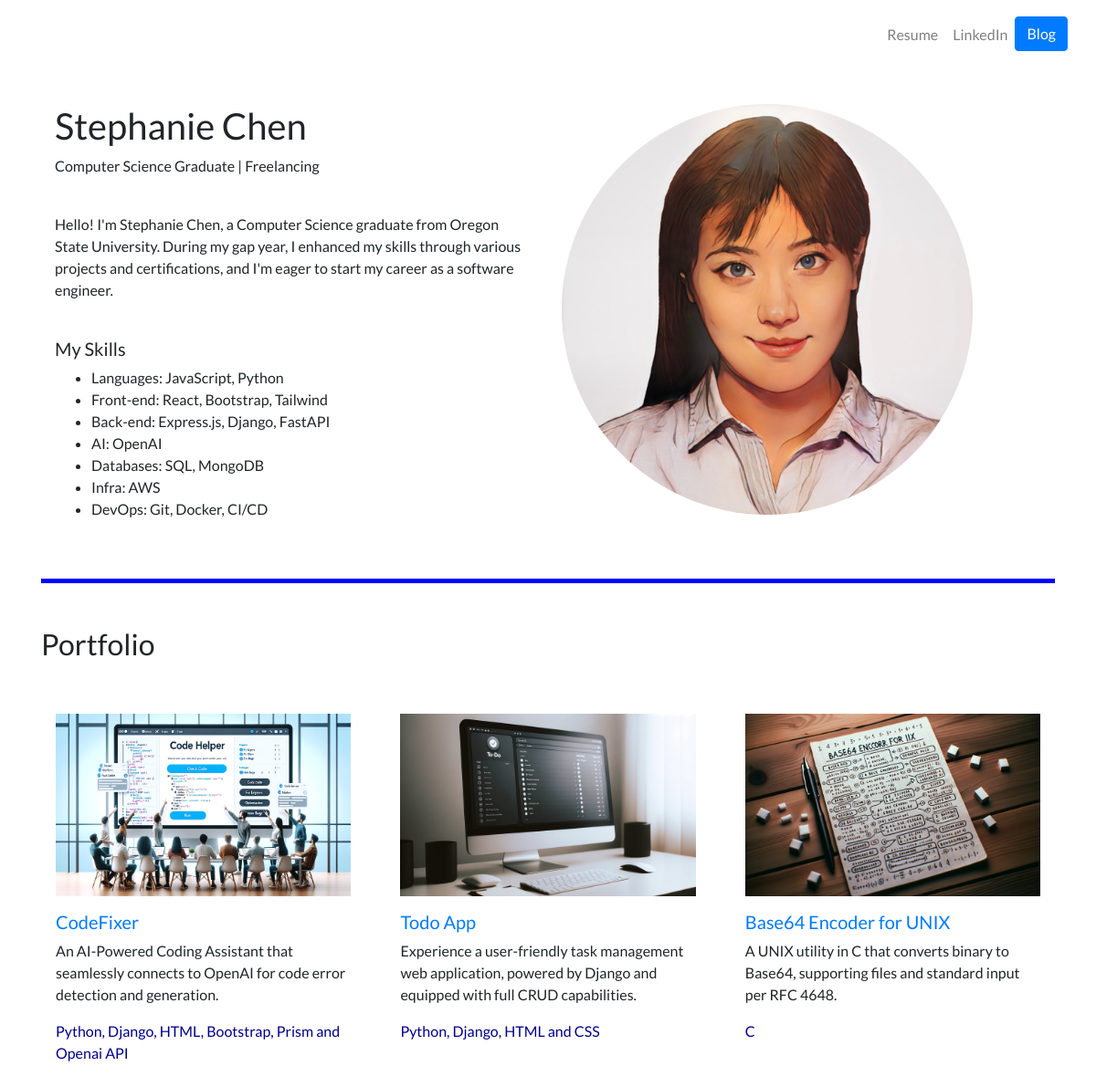
Before: / with the older database file.
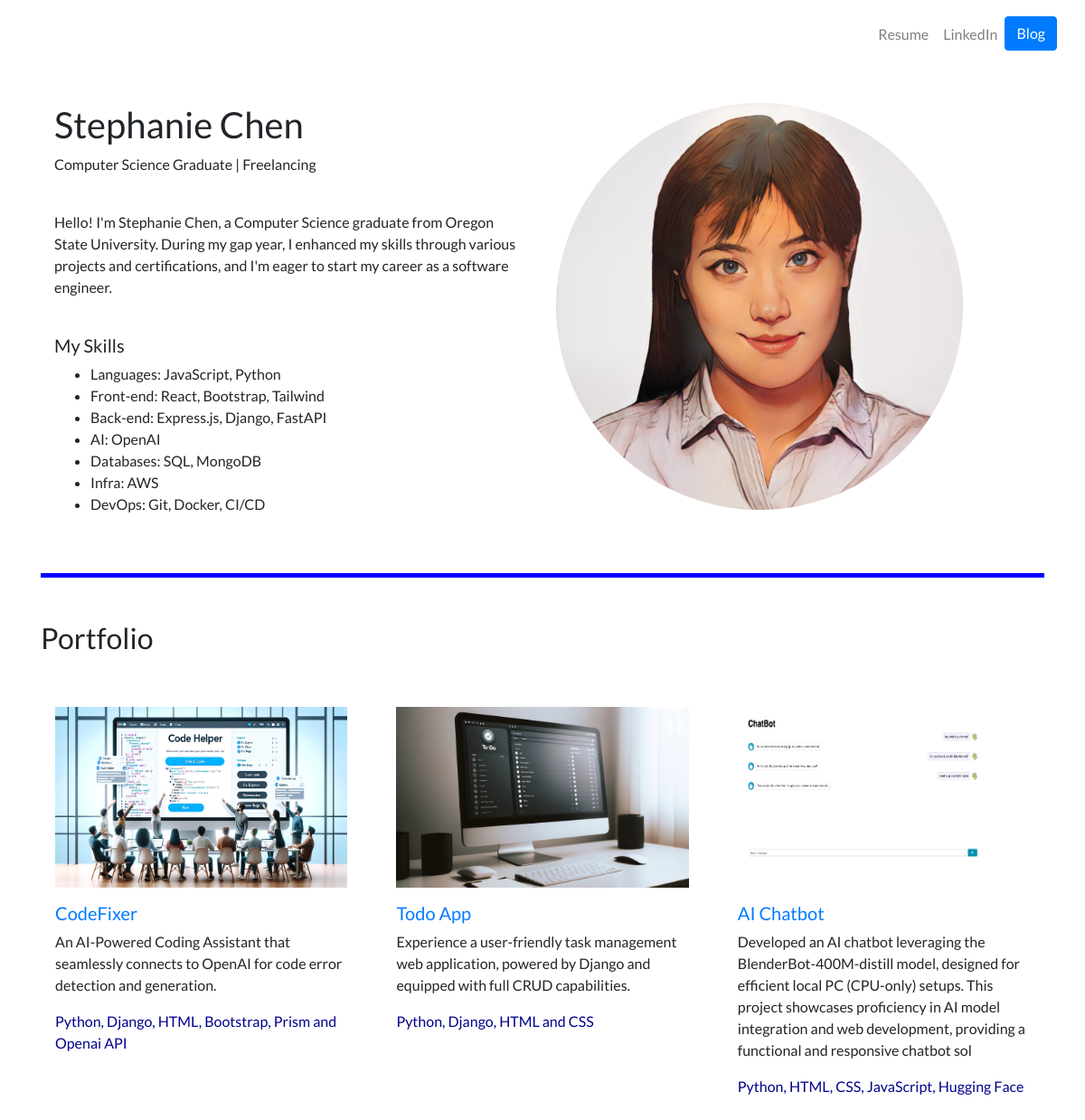
After: the same page with the newer database file.
### portfolio/models.py (models this page shows)
class Project(models.Model):
    title = models.CharField(max_length=100)
    description = models.CharField(max_length=250)
    tech_stack = models.CharField(default="", max_length=100)
    image = models.ImageField(upload_to='portfolio/images/')
    url = models.URLField(blank=True)

### portfolio/views.py (the view)
# urls.py: 2. Add a URL to urlpatterns:  path('', views.home, name='home')
def home(request):
  projects = Project.objects.all()
  return render(request, "home.html", {'projects': projects})

### portfolio/templates/home.html (shortened to what this page needs)
{% extends "base.html" %}
{% load static %}
{% block content %}
<div class="container mt-5">
  <div class="row">
      <div class="col-md-6">
          <h1>Stephanie Chen</h1>
          <p>Computer Science Graduate | Freelancing </p><br>
          <p>Hello! I'm Stephanie Chen, a Computer Science graduate from Oregon State University. During my gap year, I enhanced my skills through various projects and certifications, and I'm eager to start my career as a software engineer.</p>
          <br>
          <section class="skills">
            <h5>My Skills</h5>
            <ul>
              <li>Languages: JavaScript, Python</li>
              <li>Front-end: React, Bootstrap, Tailwind</li>
              <li>Back-end: Express.js, Django, FastAPI</li>
              <li>AI: OpenAI</li>
              <li>Databases: SQL, MongoDB</li>
              <li>Infra: AWS</li>
              <li>DevOps: Git, Docker, CI/CD</li>
      </div>
      <div class="col-md-6">
        <img src="{% static 'self.jpeg' %}" class="rounded-image">
      </div>
  </div>
</div>
<br><br>
<div class="blue-line"></div>
<h2 class="mt-5">Portfolio</h2>
<div class="projects-row">
  {% for project in projects %}
  <div class="column">
    <img src="{{ project.image.url }}" class="img-fluid">
    {% if project.url %}
    <a href="{{ project.url }}">
    <h5>{{ project.title }}</h5>
    </a>
    {% endif %}
    <p>{{ project.description }}</p>
    <div class="tech_stack"><p>{{ project.tech_stack }}</p></div>
  </div>
  {% endfor %}
</div>
{% endblock %}

### portfolio/templates/base.html (shortened to what this page needs)
{% load static %}
<!doctype html>
<html lang="en">
<head>
  <link href="https://maxcdn.bootstrapcdn.com/bootstrap/4.5.2/css/bootstrap.min.css" rel="stylesheet">
  <link rel="stylesheet" href="{% static 'css/style.css' %}">
</head>
<body>
  <div class="header">
  <nav id="topNav" class="navbar navbar-expand-md navbar-light">
    <div class="container">
      <div class="collapse navbar-collapse text-center" id="navbarNav">
        <ul class="navbar-nav ml-auto">
          <li class="nav-item">
            <a class="nav-link" href="{% static 'resume.pdf' %}">Resume</a>
          </li>
          <li class="nav-item">
            <a class="nav-link" href="https://www.linkedin.com/in/chensj/" target="_blank">LinkedIn</a>
          </li>
          <li>
            <a role="button" href="{% url 'blog:all_blogs' %}" class="btn btn-primary">Blog</a>
          </li>
        </ul>
      </div>
    </div>
  </nav>
</div>
  <div class="container">
    {% block content %}{% endblock %}
  </div>
</body>
</html>

### portfolio/static/css/style.css (style rules this page uses)
.navbar-nav .nav-link { color: rgba(0,0,0,1); }
body { font-family: 'Lato', sans-serif; }
.container { display: flex; flex-direction: column; height: 100%; }
.header { display: flex; justify-content: flex-end; }
.blue-line { flex-grow: 0; height: 5px; background-color: blue; }
.rounded-image { width: 450px; height: 450px; border-radius: 50%; object-fit: cover; }
.projects-row { display: flex; justify-content: space-between; }
.column { flex: 0 0 32%; padding: 1rem; box-sizing: border-box; }
.img-fluid { width: 100%; height: 200px; display: block; margin-bottom: 1rem; }
.tech_stack { color: darkblue; }

Changed rows visible on the page:
changed Project: image: a different picture; title "Base64 Encoder for UNIX" → "AI Chatbot"; description "A UNIX utility in C that converts binary to Base64, supporting files and standard input per RFC 4648." → "Developed an AI chatbot leveraging the BlenderBot-400M-distill model, designed for efficient local PC (CPU-only) setups. This project showcases proficiency in AI model integration and web development, providing a functional and responsive chatbot sol"; tech_stack "C" → "Python, HTML, CSS, JavaScript, Hugging Face"
